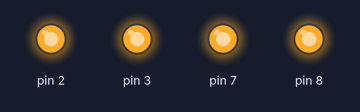
Recording of a sketch running on a simulated Arduino Uno, built with avr-gcc and run on an emulated ATmega328P. Shown: output pins drawn as LEDs (lit = HIGH).

Above: at 0.1 s.
Timing chart, 0 to 1.6 s (numbered marks = the images above):
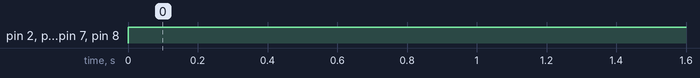

The sketch:

sketch_mar31a.ino
```cpp
void setup() {
  // put your setup code here, to run once:
pinMode(2, OUTPUT);
pinMode(3, OUTPUT);
pinMode(8, OUTPUT);
pinMode(7, OUTPUT);
}

void loop() {
  // put your main code here, to run repeatedly:
  digitalWrite(2,HIGH);
  digitalWrite(7,HIGH);
  digitalWrite(8,HIGH);
  digitalWrite(3,HIGH);
}
```

Measured:
- by itself, pin 2, pin 3, pin 7, pin 8: LOW → HIGH at 0.00 s
